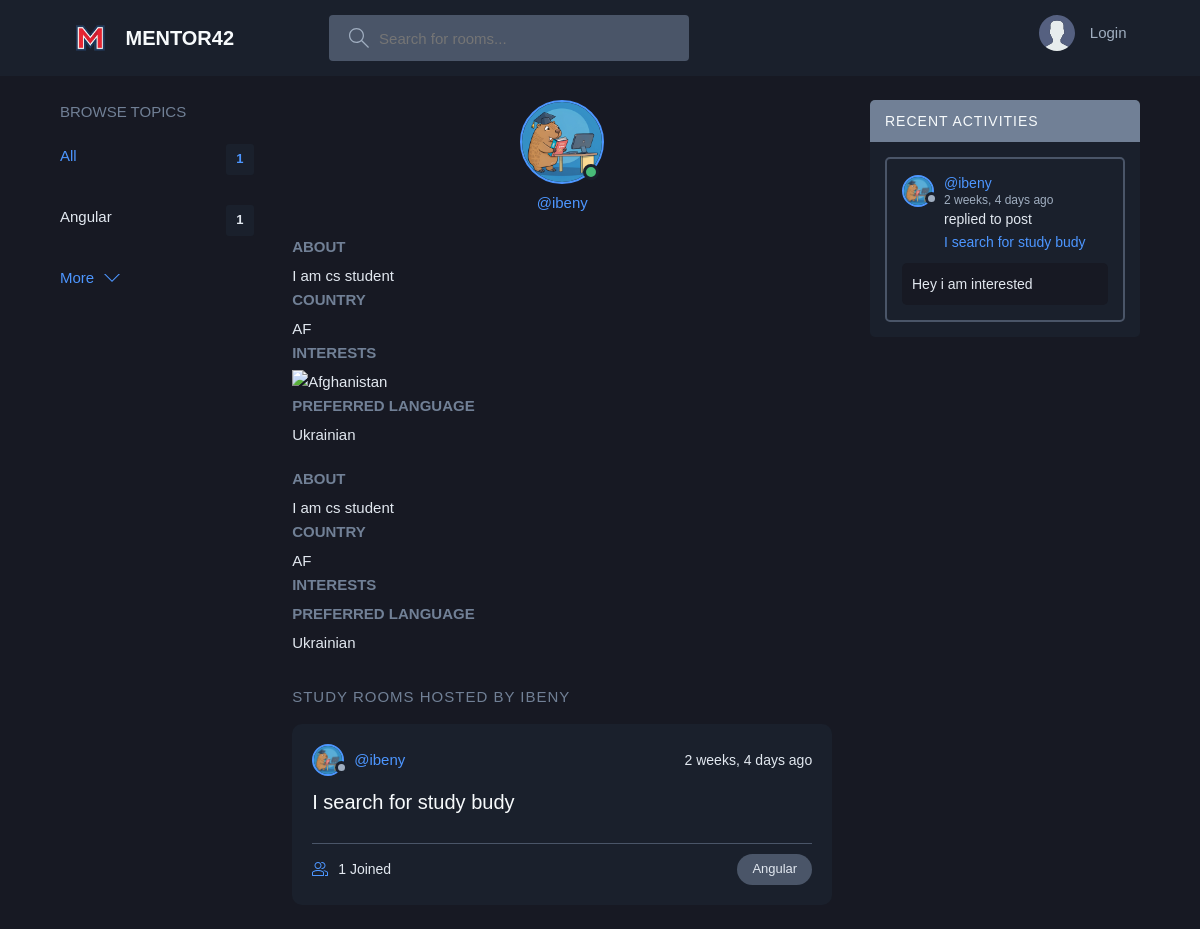
The app's page /profile/20/, older data.
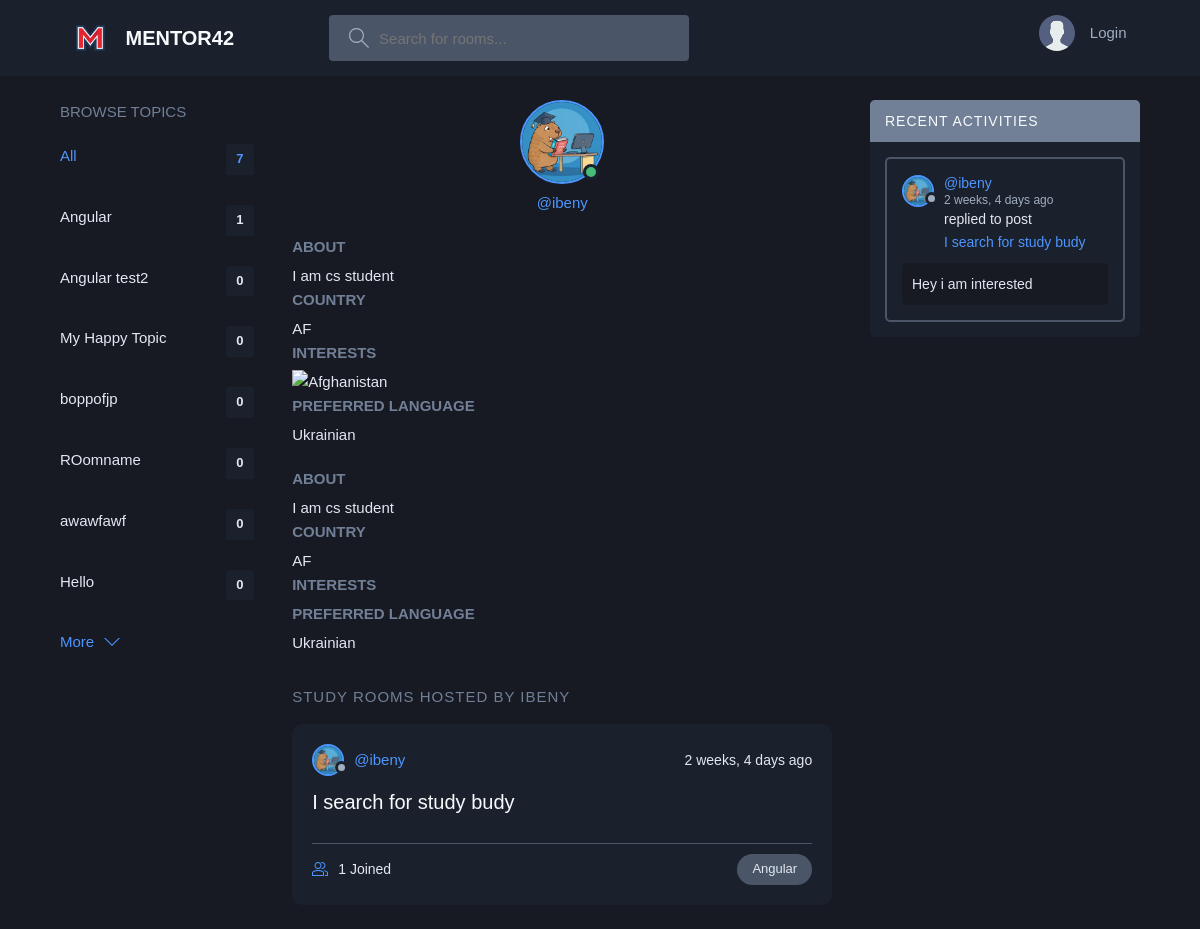
The same page, newer data.
### base/models.py (models this page shows, shortened)
class Topic(models.Model):
    name = models.CharField(max_length=100)

class Room(models.Model):
    host = models.ForeignKey(User, on_delete=models.SET_NULL, null=True)
    topic = models.ForeignKey(Topic, on_delete=models.SET_NULL, null=True)
    name = models.CharField(max_length=100)
    description = models.TextField(null=True, blank=True)
    participants = models.ManyToManyField(User, related_name='participants', blank=True)
    updated = models.DateTimeField(auto_now=True)
    created = models.DateTimeField(auto_now_add=True)
    updatedDate = models.DateField(auto_now=True)
    class Meta:
        ordering = ['-updated', '-created']
    def __str__(self):
        return self.name

class Message(models.Model):
    user = models.ForeignKey(User, on_delete=models.CASCADE)
    room = models.ForeignKey(Room, on_delete=models.CASCADE)
    body = models.TextField()
    updated = models.DateTimeField(auto_now=True)
    created = models.DateTimeField(auto_now_add=True)
    class Meta:
        ordering = ['-updated', '-created']

### base/views.py (the view)
# urls.py: path('profile/<str:pk>/', views.userProfile, name='user-profile'),
def userProfile(request, pk):
    user = User.objects.get(id=pk)
    rooms = user.room_set.all()
    room_messages = user.message_set.all()
    topics = Topic.objects.all()
    context = {'user': user, 'rooms': rooms, 'room_messages': room_messages, 'topics': topics}
    return render(request, 'base/profile.html', context)

### base/models.py (called while the page is built)
    def get_country_flag(self):
        return f'https://cdnjs.cloudflare.com/ajax/libs/flag-icon-css/3.5.0/flags/4x3/{self.country.code.lower()}.svg'

### base/templates/base/profile.html (shortened to what this page needs)
{% extends 'main.html' %}
{% load static %}
{% block content %}
    <main class="profile-page layout layout--3">
        <div class="container">
            {% include 'base/topics_component.html' %}
            <div class="roomList">
                <div class="profile">
                    <div class="profile__avatar">
                        <div class="avatar avatar--large active">
                            <img src="{% static 'images/profile_teacher_img.png' %}"/>
                        </div>
                    </div>
                    <div class="profile__info">
                        <p>@{{ user.username }}</p>
                    </div>
                <div>
                     <div class="profile__about">
                        <h3>About</h3>
                        <p>
                            {{ user.details.bio }}
                        </p>
                        <h3>Country</h3>
                        <p>
                            {{ user.details.country }}
                        </p>
                        <h3>Interests</h3>
                        <p>
                            <img src="{{ user.details.get_country_flag }}" alt="{{ user.details.country.name }}" width="32" height="24">
                        </p>
                        <h3>Preferred Language</h3>
                        <p>
                            {{ user.details.preferred_language }}
                        </p>
                    </div>
                    <div class="profile__about">
                        <h3>About</h3>
                        <p>
                            {{ user.details.bio }}
                        </p>
                        <h3>Country</h3>
                        <p>
                            {{ user.details.country }}
                        </p>
                        <h3>Interests</h3>
                        <h3>Preferred Language</h3>
                        <p>
                            {{ user.details.preferred_language }}
                        </p>
                    </div>
                </div>
                </div>
                <div class="roomList__header">
                    <div>
                        <h2>Study Rooms Hosted by {{ user.username }}
                        </h2>
                    </div>
                </div>
                {% include 'base/feed_component.html' %}
            </div>
            {% include 'base/activity_component.html' %}
        </div>
    </main>
{% endblock %}

### base/templates/base/topics_component.html
<div class="topics">
    <div class="topics__header">
        <h2>Browse Topics</h2>
    </div>
    <ul class="topics__list">
        <li>
            <a href="{% url 'home' %}" class="active">All <span>{{ topics.count }}</span></a>
        </li>
        {% for topic in topics %}
            <li>
                <a href="{% url 'home' %}?q={{ topic.name }}">{{ topic.name }}
                    <span>{{ topic.room_set.all.count }}</span></a>
            </li>
        {% endfor %}
    </ul>
    <a class="btn btn--link" href="{% url 'topics' %}">
        More
        <svg version="1.1" xmlns="http://www.w3.org/2000/svg" width="32" height="32" viewBox="0 0 32 32">
            <title>chevron-down</title>
            <path d="M16 21l-13-13h-3l16 16 16-16h-3l-13 13z"></path>
        </svg>
    </a>
</div>

### base/templates/base/feed_component.html (shortened to what this page needs)
{% load static %}
{% for room in rooms %}
    <div class="roomListRoom">
        <div class="roomListRoom__header">
            <a href="{% url 'user-profile' room.host.id %}" class="roomListRoom__author">
                <div class="avatar avatar--small">
                    <img src="{% static 'images/profile_teacher_img.png' %}"/>
                </div>
                <span>@{{ room.host.username }}</span>
            </a>
            <div class="roomListRoom__actions">
                <span>{{ room.created|timesince }} ago</span>
            </div>
        </div>
        <div class="roomListRoom__content">
            <a href="{% url 'room' room.id %}">{{ room.name }}</a>
        </div>
        <div class="roomListRoom__meta">
            <a href="{% url 'room' room.id %}" class="roomListRoom__joined">
                {{ room.participants.all.count }} Joined
            </a>
            <p class="roomListRoom__topic">{{ room.topic.name }}</p>
        </div>
    </div>
{% endfor %}

### base/templates/base/activity_component.html (shortened to what this page needs)
{% load static %}
<div class="activities">
    <div class="activities__header">
        <h2>Recent Activities</h2>
    </div>
    {% for message in room_messages %}
        <div class="activities__box">
            <div class="activities__boxHeader roomListRoom__header">
                <a href="{% url 'user-profile' message.user.id %}" class="roomListRoom__author">
                    <div class="avatar avatar--small">
                        <img src="{% static 'images/profile_teacher_img.png' %}"/>
                    </div>
                    <p>
                        @{{ message.user }}
                        <span>{{ message.created|timesince }} ago</span>
                    </p>
                </a>
            </div>
            <div class="activities__boxContent">
                <p>replied to post <a href="{% url 'room' message.room.id %}">{{ message.room }}</a></p>
                <div class="activities__boxRoomContent">
                    {{ message.body }}
                </div>
            </div>
        </div>
    {% endfor %}
</div>

Row changes from the older to the newer data that the page shows:
added Topic: name "Angular test2", room_set.all.count "0"
added Topic: name "My Happy Topic", room_set.all.count "0"
added Topic: name "boppofjp", room_set.all.count "0"
added Topic: name "ROomname", room_set.all.count "0"
added Topic: name "awawfawf", room_set.all.count "0"
added Topic: name "Hello", room_set.all.count "0"
Text that changed along with them:
{{ topics.count }}: "1" → "7"
